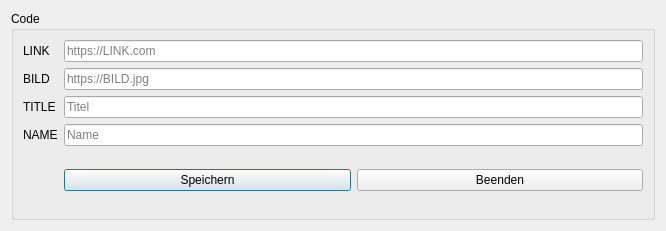
<?xml version="1.0" encoding="UTF-8"?>
<ui version="4.0">
 <class>dialog</class>
 <widget class="QDialog" name="dialog">
  <property name="geometry">
   <rect>
    <x>0</x>
    <y>0</y>
    <width>666</width>
    <height>231</height>
   </rect>
  </property>
  <property name="windowTitle">
   <string>CodeCreator  v1.0.0</string>
  </property>
  <layout class="QHBoxLayout" name="horizontalLayout">
   <item>
    <widget class="QGroupBox" name="groupBoxCode">
     <property name="title">
      <string>Code</string>
     </property>
     <layout class="QGridLayout" name="gridLayout">
      <item row="2" column="1">
       <widget class="QLineEdit" name="lineEditBILD">
        <property name="placeholderText">
         <string>https://BILD.jpg</string>
        </property>
       </widget>
      </item>
      <item row="4" column="0">
       <widget class="QLabel" name="labelNAME">
        <property name="text">
         <string>NAME</string>
        </property>
       </widget>
      </item>
      <item row="1" column="0">
       <widget class="QLabel" name="labelLINK">
        <property name="text">
         <string>LINK</string>
        </property>
       </widget>
      </item>
      <item row="5" column="1">
       <widget class="QSplitter" name="splitter">
        <property name="orientation">
         <enum>Qt::Horizontal</enum>
        </property>
        <widget class="QWidget" name="layoutWidget">
         <layout class="QHBoxLayout" name="horizontalLayout_2">
          <item>
           <widget class="QPushButton" name="pushButtonSave">
            <property name="text">
             <string>Speichern</string>
            </property>
           </widget>
          </item>
          <item>
           <widget class="QPushButton" name="pushButtonEde">
            <property name="text">
             <string>Beenden</string>
            </property>
           </widget>
          </item>
         </layout>
        </widget>
       </widget>
      </item>
      <item row="2" column="0">
       <widget class="QLabel" name="labelBILD">
        <property name="text">
         <string>BILD</string>
        </property>
       </widget>
      </item>
      <item row="1" column="1">
       <widget class="QLineEdit" name="lineEditLINK">
        <property name="placeholderText">
         <string>https://LINK.com</string>
        </property>
       </widget>
      </item>
      <item row="4" column="1">
       <widget class="QLineEdit" name="lineEditNAME">
        <property name="placeholderText">
         <string>Name</string>
        </property>
       </widget>
      </item>
      <item row="3" column="1">
       <widget class="QLineEdit" name="lineEditTITLE">
        <property name="placeholderText">
         <string>Titel</string>
        </property>
       </widget>
      </item>
      <item row="3" column="0">
       <widget class="QLabel" name="labelTITLE">
        <property name="text">
         <string>TITLE</string>
        </property>
       </widget>
      </item>
     </layout>
    </widget>
   </item>
  </layout>
 </widget>
 <tabstops>
  <tabstop>lineEditLINK</tabstop>
  <tabstop>lineEditBILD</tabstop>
  <tabstop>lineEditTITLE</tabstop>
  <tabstop>lineEditNAME</tabstop>
  <tabstop>pushButtonSave</tabstop>
  <tabstop>pushButtonEde</tabstop>
 </tabstops>
 <resources/>
 <connections>
  <connection>
   <sender>pushButtonEde</sender>
   <signal>clicked()</signal>
   <receiver>dialog</receiver>
   <slot>close()</slot>
   <hints>
    <hint type="sourcelabel">
     <x>475</x>
     <y>205</y>
    </hint>
    <hint type="destinationlabel">
     <x>553</x>
     <y>205</y>
    </hint>
   </hints>
  </connection>
 </connections>
 <slots>
  <slot>print()</slot>
  <slot>clear()</slot>
 </slots>
</ui>
